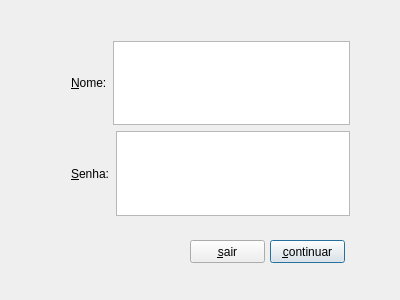
<?xml version="1.0" encoding="UTF-8"?>
<ui version="4.0">
 <class>LoginDialog</class>
 <widget class="QDialog" name="LoginDialog">
  <property name="geometry">
   <rect>
    <x>0</x>
    <y>0</y>
    <width>400</width>
    <height>300</height>
   </rect>
  </property>
  <property name="contextMenuPolicy">
   <enum>Qt::DefaultContextMenu</enum>
  </property>
  <property name="windowTitle">
   <string>Dialog</string>
  </property>
  <widget class="QPushButton" name="continueButton">
   <property name="geometry">
    <rect>
     <x>270</x>
     <y>240</y>
     <width>75</width>
     <height>23</height>
    </rect>
   </property>
   <property name="text">
    <string>&amp;continuar</string>
   </property>
  </widget>
  <widget class="QPushButton" name="sairButton">
   <property name="geometry">
    <rect>
     <x>190</x>
     <y>240</y>
     <width>75</width>
     <height>23</height>
    </rect>
   </property>
   <property name="text">
    <string>&amp;sair</string>
   </property>
  </widget>
  <widget class="QWidget" name="verticalLayoutWidget">
   <property name="geometry">
    <rect>
     <x>60</x>
     <y>30</y>
     <width>301</width>
     <height>197</height>
    </rect>
   </property>
   <layout class="QVBoxLayout" name="verticalLayout">
    <item>
     <spacer name="verticalSpacer">
      <property name="orientation">
       <enum>Qt::Vertical</enum>
      </property>
      <property name="sizeHint" stdset="0">
       <size>
        <width>20</width>
        <height>40</height>
       </size>
      </property>
     </spacer>
    </item>
    <item>
     <layout class="QHBoxLayout" name="horizontalLayout_2">
      <item>
       <widget class="QLabel" name="label">
        <property name="text">
         <string>&amp;Nome:</string>
        </property>
        <property name="buddy">
         <cstring>nomeTextEdit</cstring>
        </property>
       </widget>
      </item>
      <item>
       <widget class="QTextEdit" name="nomeTextEdit"/>
      </item>
     </layout>
    </item>
    <item>
     <layout class="QHBoxLayout" name="horizontalLayout_3">
      <item>
       <widget class="QLabel" name="label_2">
        <property name="text">
         <string>&amp;Senha:</string>
        </property>
        <property name="buddy">
         <cstring>senhaTextEdit</cstring>
        </property>
       </widget>
      </item>
      <item>
       <widget class="QTextEdit" name="senhaTextEdit"/>
      </item>
     </layout>
    </item>
    <item>
     <spacer name="verticalSpacer_2">
      <property name="orientation">
       <enum>Qt::Vertical</enum>
      </property>
      <property name="sizeHint" stdset="0">
       <size>
        <width>20</width>
        <height>40</height>
       </size>
      </property>
     </spacer>
    </item>
   </layout>
  </widget>
 </widget>
 <layoutdefault spacing="6" margin="11"/>
 <resources/>
 <connections>
  <connection>
   <sender>sairButton</sender>
   <signal>clicked()</signal>
   <receiver>LoginDialog</receiver>
   <slot>reject()</slot>
   <hints>
    <hint type="sourcelabel">
     <x>221</x>
     <y>253</y>
    </hint>
    <hint type="destinationlabel">
     <x>233</x>
     <y>280</y>
    </hint>
   </hints>
  </connection>
 </connections>
</ui>
